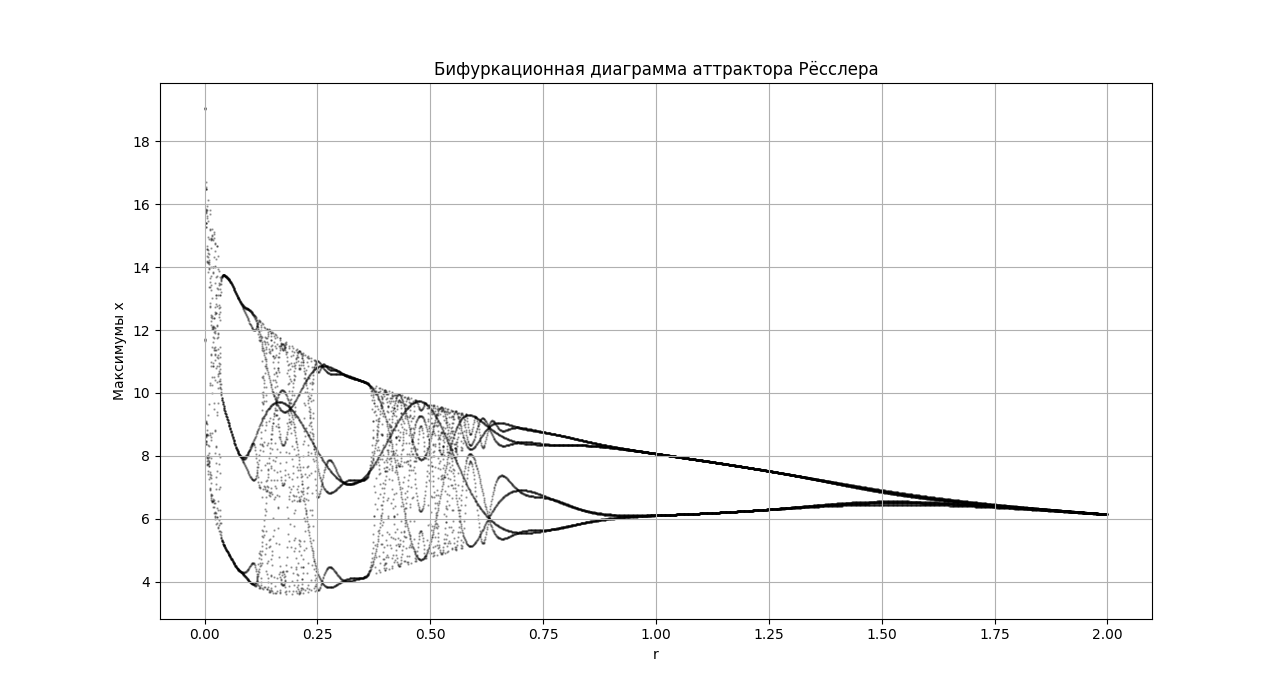

Python code for this plot:
import matplotlib.pyplot as plt
from matplotlib.animation import FuncAnimation
import numpy as np

#Правая часть системы диффуров
def f1(x, y, z):
    return -y - z

def f2(a, x, y, z):
    return x + a * y

def f3(b, c, x, y, z):
    return b + z * (x - c)

def f(a, b, c, x, y, z):
    return np.array([f1(x, y, z), f2(a, x, y, z), f3(b, c, x, y, z)])

#Начальные условия
x_0 = 1
y_0 = 1
z_0 = 1

#Число точек
number = 5000

#Длительность
T = 100

#Параметры системы
a, b, c = 0.2, 0.2, 5.7

#Решаем численно систему диффуром методом Рунге-Кутта
def solve(a, b, c, x0, y0, z0, number, T):
    t = np.linspace(0, T, number)
    h = t[1] - t[0]
    sol = np.zeros((3, number))
    sol[0, 0] = x0
    sol[1, 0] = y0
    sol[2, 0] = z0
    for i in range(0, number - 1):
        xi, yi, zi = sol[:, i]
        k_1 = f(a, b, c, xi, yi, zi)
        k_2 = f(a, b, c, xi + h * k_1[0]/2, yi + h * k_1[1]/2, zi + h * k_1[2]/2)
        k_3 = f(a, b, c, xi + h * k_2[0]/2, yi + h * k_2[1]/2, zi + h * k_2[2]/2)
        k_4 = f(a, b, c, xi + h * k_3[0], yi + h * k_3[1], zi + h * k_3[2])
        sol[:, i + 1] = sol[:, i] + h * (k_1 + 2 * k_2 + 2 * k_3 + k_4)/6
    x = sol[0, :]
    y = sol[1, :]
    z = sol[2, :]

    return t, x, y, z

b_vals = np.arange(0.001, 2, 0.001)
x_max = []
for b_val in b_vals:
    t, x, y, z = solve(a, b_val, c, x_0, y_0, z_0, number, T)
    x = x[2500:]
    x_r_max = []
    for i in range(1, len(x) - 1):
        if x[i - 1] < x[i] > x[i + 1]:
            x_r_max.append(x[i])
    x_max.append(x_r_max)

plt.figure()
for r, max in zip(b_vals, x_max):
    plt.scatter([r]*len(max), max, s=0.5, color='black', alpha=0.3)
plt.xlabel('r')
plt.ylabel('Максимумы x')
plt.title('Бифуркационная диаграмма аттрактора Рёсслера')
plt.grid()
plt.show()
